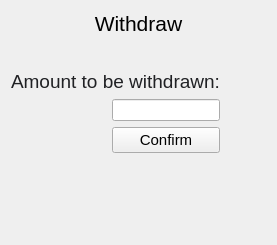
         <widget class="QWidget" name="withdraw_page">
          <layout class="QGridLayout" name="gridLayout_6">
           <item row="0" column="0" colspan="3">
            <widget class="QLabel" name="label_5">
             <property name="sizePolicy">
              <sizepolicy hsizetype="Preferred" vsizetype="Fixed">
               <horstretch>0</horstretch>
               <verstretch>0</verstretch>
              </sizepolicy>
             </property>
             <property name="font">
              <font>
               <pointsize>16</pointsize>
              </font>
             </property>
             <property name="text">
              <string>Withdraw</string>
             </property>
             <property name="alignment">
              <set>Qt::AlignCenter</set>
             </property>
            </widget>
           </item>
           <item row="5" column="0" colspan="3">
            <widget class="QLabel" name="msgWithdraw_label">
             <property name="font">
              <font>
               <pointsize>11</pointsize>
              </font>
             </property>
             <property name="text">
              <string>&lt;html&gt;&lt;head/&gt;&lt;body&gt;&lt;p&gt;&lt;br/&gt;&lt;/p&gt;&lt;/body&gt;&lt;/html&gt;</string>
             </property>
             <property name="alignment">
              <set>Qt::AlignCenter</set>
             </property>
            </widget>
           </item>
           <item row="1" column="1">
            <spacer name="verticalSpacer_6">
             <property name="orientation">
              <enum>Qt::Vertical</enum>
             </property>
             <property name="sizeType">
              <enum>QSizePolicy::Fixed</enum>
             </property>
             <property name="sizeHint" stdset="0">
              <size>
               <width>20</width>
               <height>28</height>
              </size>
             </property>
            </spacer>
           </item>
           <item row="3" column="1">
            <widget class="QLineEdit" name="withdrawValue_lineEdit">
             <property name="sizePolicy">
              <sizepolicy hsizetype="Preferred" vsizetype="Preferred">
               <horstretch>0</horstretch>
               <verstretch>0</verstretch>
              </sizepolicy>
             </property>
            </widget>
           </item>
           <item row="3" column="2">
            <spacer name="horizontalSpacer_6">
             <property name="orientation">
              <enum>Qt::Horizontal</enum>
             </property>
             <property name="sizeHint" stdset="0">
              <size>
               <width>40</width>
               <height>20</height>
              </size>
             </property>
            </spacer>
           </item>
           <item row="3" column="0">
            <spacer name="horizontalSpacer_5">
             <property name="orientation">
              <enum>Qt::Horizontal</enum>
             </property>
             <property name="sizeType">
              <enum>QSizePolicy::Expanding</enum>
             </property>
             <property name="sizeHint" stdset="0">
              <size>
               <width>40</width>
               <height>20</height>
              </size>
             </property>
            </spacer>
           </item>
           <item row="6" column="1">
            <spacer name="verticalSpacer_7">
             <property name="orientation">
              <enum>Qt::Vertical</enum>
             </property>
             <property name="sizeHint" stdset="0">
              <size>
               <width>20</width>
               <height>40</height>
              </size>
             </property>
            </spacer>
           </item>
           <item row="4" column="1">
            <widget class="QPushButton" name="confirm_withdraw_button">
             <property name="sizePolicy">
              <sizepolicy hsizetype="Preferred" vsizetype="Preferred">
               <horstretch>0</horstretch>
               <verstretch>0</verstretch>
              </sizepolicy>
             </property>
             <property name="font">
              <font>
               <pointsize>11</pointsize>
              </font>
             </property>
             <property name="text">
              <string>Confirm</string>
             </property>
            </widget>
           </item>
           <item row="2" column="0" colspan="2">
            <widget class="QLabel" name="label_14">
             <property name="text">
              <string>&lt;html&gt;&lt;head/&gt;&lt;body&gt;&lt;p&gt;&lt;a name=&quot;tw-target-text&quot;/&gt;&lt;span style=&quot; font-family:'inherit'; font-size:14pt; color:#202124;&quot;&gt;A&lt;/span&gt;&lt;span style=&quot; font-family:'inherit'; font-size:14pt; color:#202124;&quot;&gt;mount to be withdrawn:&lt;/span&gt;&lt;/p&gt;&lt;/body&gt;&lt;/html&gt;</string>
             </property>
            </widget>
           </item>
          </layout>
         </widget>
